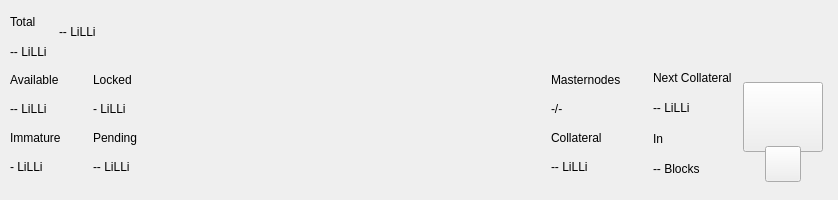
<?xml version="1.0" encoding="UTF-8"?>
<ui version="4.0">
 <class>TopBar</class>
 <widget class="QWidget" name="TopBar">
  <property name="geometry">
   <rect>
    <x>0</x>
    <y>0</y>
    <width>838</width>
    <height>200</height>
   </rect>
  </property>
  <property name="minimumSize">
   <size>
    <width>0</width>
    <height>200</height>
   </size>
  </property>
  <property name="maximumSize">
   <size>
    <width>16777215</width>
    <height>200</height>
   </size>
  </property>
  <property name="windowTitle">
   <string>Form</string>
  </property>
  <layout class="QVBoxLayout" name="verticalLayout_10" stretch="0">
   <property name="spacing">
    <number>0</number>
   </property>
   <property name="leftMargin">
    <number>0</number>
   </property>
   <property name="topMargin">
    <number>0</number>
   </property>
   <property name="rightMargin">
    <number>0</number>
   </property>
   <property name="bottomMargin">
    <number>0</number>
   </property>
   <item>
    <widget class="PFBorderImage" name="containerTop">
     <layout class="QVBoxLayout" name="verticalLayout_11">
      <property name="spacing">
       <number>0</number>
      </property>
      <property name="leftMargin">
       <number>0</number>
      </property>
      <property name="topMargin">
       <number>0</number>
      </property>
      <property name="rightMargin">
       <number>0</number>
      </property>
      <property name="bottomMargin">
       <number>0</number>
      </property>
      <item>
       <widget class="QWidget" name="top_container_2" native="true">
        <property name="minimumSize">
         <size>
          <width>0</width>
          <height>65</height>
         </size>
        </property>
        <layout class="QHBoxLayout" name="top_container">
         <property name="spacing">
          <number>0</number>
         </property>
         <property name="leftMargin">
          <number>10</number>
         </property>
         <property name="topMargin">
          <number>0</number>
         </property>
         <property name="rightMargin">
          <number>10</number>
         </property>
         <property name="bottomMargin">
          <number>0</number>
         </property>
         <item>
          <layout class="QHBoxLayout" name="horizontalLayout_4">
           <property name="spacing">
            <number>12</number>
           </property>
           <property name="rightMargin">
            <number>0</number>
           </property>
           <item>
            <widget class="QWidget" name="widgetAmount" native="true">
             <layout class="QVBoxLayout" name="verticalLayout_2">
              <property name="spacing">
               <number>2</number>
              </property>
              <property name="leftMargin">
               <number>0</number>
              </property>
              <property name="topMargin">
               <number>8</number>
              </property>
              <property name="rightMargin">
               <number>0</number>
              </property>
              <property name="bottomMargin">
               <number>0</number>
              </property>
              <item>
               <widget class="QLabel" name="labelTitle1">
                <property name="text">
                 <string>Total</string>
                </property>
               </widget>
              </item>
              <item>
               <widget class="QLabel" name="labelAmountPiv">
                <property name="text">
                 <string notr="true">-- LiLLi</string>
                </property>
               </widget>
              </item>
             </layout>
            </widget>
           </item>
           <item alignment="Qt::AlignVCenter">
            <widget class="QWidget" name="widgetTopAmount" native="true">
             <property name="sizePolicy">
              <sizepolicy hsizetype="Preferred" vsizetype="Maximum">
               <horstretch>0</horstretch>
               <verstretch>0</verstretch>
              </sizepolicy>
             </property>
             <layout class="QHBoxLayout" name="horizontalLayout_5">
              <property name="spacing">
               <number>0</number>
              </property>
              <property name="leftMargin">
               <number>0</number>
              </property>
              <property name="topMargin">
               <number>0</number>
              </property>
              <property name="rightMargin">
               <number>0</number>
              </property>
              <property name="bottomMargin">
               <number>0</number>
              </property>
              <item alignment="Qt::AlignTop">
               <widget class="QLabel" name="labelAmountTopPiv">
                <property name="minimumSize">
                 <size>
                  <width>0</width>
                  <height>36</height>
                 </size>
                </property>
                <property name="styleSheet">
                 <string notr="true">padding:0px;margin:0px;</string>
                </property>
                <property name="text">
                 <string notr="true">-- LiLLi</string>
                </property>
               </widget>
              </item>
             </layout>
            </widget>
           </item>
           <item>
            <spacer name="horizontalSpacer">
             <property name="orientation">
              <enum>Qt::Horizontal</enum>
             </property>
             <property name="sizeHint" stdset="0">
              <size>
               <width>40</width>
               <height>20</height>
              </size>
             </property>
            </spacer>
           </item>
           <item alignment="Qt::AlignRight">
            <widget class="QWidget" name="layoutSync" native="true">
             <property name="minimumSize">
              <size>
               <width>0</width>
               <height>36</height>
              </size>
             </property>
             <property name="maximumSize">
              <size>
               <width>16777215</width>
               <height>36</height>
              </size>
             </property>
             <layout class="QVBoxLayout" name="verticalLayout_9">
              <property name="leftMargin">
               <number>0</number>
              </property>
              <property name="topMargin">
               <number>0</number>
              </property>
              <property name="rightMargin">
               <number>0</number>
              </property>
              <property name="bottomMargin">
               <number>0</number>
              </property>
              <item>
               <widget class="ExpandableButton" name="pushButtonSync" native="true">
                <property name="minimumSize">
                 <size>
                  <width>36</width>
                  <height>36</height>
                 </size>
                </property>
                <property name="maximumSize">
                 <size>
                  <width>16777215</width>
                  <height>36</height>
                 </size>
                </property>
               </widget>
              </item>
             </layout>
            </widget>
           </item>
           <item>
            <widget class="ExpandableButton" name="pushButtonHDUpgrade" native="true">
             <property name="minimumSize">
              <size>
               <width>36</width>
               <height>36</height>
              </size>
             </property>
             <property name="maximumSize">
              <size>
               <width>16777215</width>
               <height>36</height>
              </size>
             </property>
            </widget>
           </item>
           <item>
            <widget class="ExpandableButton" name="pushButtonStack" native="true">
             <property name="minimumSize">
              <size>
               <width>36</width>
               <height>36</height>
              </size>
             </property>
             <property name="maximumSize">
              <size>
               <width>16777215</width>
               <height>36</height>
              </size>
             </property>
            </widget>
           </item>
           <item>
            <widget class="ExpandableButton" name="pushButtonConf" native="true">
             <property name="minimumSize">
              <size>
               <width>36</width>
               <height>36</height>
              </size>
             </property>
             <property name="maximumSize">
              <size>
               <width>16777215</width>
               <height>36</height>
              </size>
             </property>
            </widget>
           </item>
           <item>
            <widget class="ExpandableButton" name="pushButtonMasternodes" native="true">
             <property name="minimumSize">
              <size>
               <width>36</width>
               <height>36</height>
              </size>
             </property>
             <property name="maximumSize">
              <size>
               <width>16777215</width>
               <height>36</height>
              </size>
             </property>
            </widget>
           </item>
           <item>
            <widget class="ExpandableButton" name="pushButtonConsole" native="true">
             <property name="minimumSize">
              <size>
               <width>36</width>
               <height>36</height>
              </size>
             </property>
             <property name="maximumSize">
              <size>
               <width>16777215</width>
               <height>36</height>
              </size>
             </property>
            </widget>
           </item>
           <item>
            <widget class="ExpandableButton" name="pushButtonConnection" native="true">
             <property name="minimumSize">
              <size>
               <width>36</width>
               <height>36</height>
              </size>
             </property>
             <property name="maximumSize">
              <size>
               <width>16777215</width>
               <height>36</height>
              </size>
             </property>
            </widget>
           </item>
           <item>
            <widget class="ExpandableButton" name="pushButtonTor" native="true">
             <property name="minimumSize">
              <size>
               <width>36</width>
               <height>36</height>
              </size>
             </property>
             <property name="maximumSize">
              <size>
               <width>16777215</width>
               <height>36</height>
              </size>
             </property>
            </widget>
           </item>
           <item>
            <widget class="ExpandableButton" name="pushButtonLock" native="true">
             <property name="sizePolicy">
              <sizepolicy hsizetype="Expanding" vsizetype="Expanding">
               <horstretch>0</horstretch>
               <verstretch>0</verstretch>
              </sizepolicy>
             </property>
             <property name="minimumSize">
              <size>
               <width>36</width>
               <height>0</height>
              </size>
             </property>
             <property name="maximumSize">
              <size>
               <width>16777215</width>
               <height>36</height>
              </size>
             </property>
            </widget>
           </item>
           <item>
            <widget class="ExpandableButton" name="pushButtonTheme" native="true">
             <property name="minimumSize">
              <size>
               <width>36</width>
               <height>36</height>
              </size>
             </property>
             <property name="maximumSize">
              <size>
               <width>16777215</width>
               <height>36</height>
              </size>
             </property>
            </widget>
           </item>
           <item>
            <widget class="ExpandableButton" name="pushButtonFAQ" native="true">
             <property name="minimumSize">
              <size>
               <width>36</width>
               <height>36</height>
              </size>
             </property>
             <property name="maximumSize">
              <size>
               <width>16777215</width>
               <height>36</height>
              </size>
             </property>
            </widget>
           </item>
          </layout>
         </item>
        </layout>
       </widget>
      </item>
      <item>
       <widget class="QWidget" name="bottom_container" native="true">
        <property name="minimumSize">
         <size>
          <width>0</width>
          <height>135</height>
         </size>
        </property>
        <layout class="QHBoxLayout" name="botton_container">
         <property name="leftMargin">
          <number>10</number>
         </property>
         <property name="topMargin">
          <number>0</number>
         </property>
         <property name="rightMargin">
          <number>10</number>
         </property>
         <property name="bottomMargin">
          <number>10</number>
         </property>
         <item>
          <layout class="QHBoxLayout" name="horizontalLayout_3">
           <property name="spacing">
            <number>0</number>
           </property>
           <property name="bottomMargin">
            <number>9</number>
           </property>
           <item>
            <layout class="QVBoxLayout" name="verticalLayout_7">
             <property name="spacing">
              <number>0</number>
             </property>
             <property name="leftMargin">
              <number>0</number>
             </property>
             <property name="rightMargin">
              <number>0</number>
             </property>
             <item>
              <layout class="QHBoxLayout" name="horizontalLayout_2">
               <property name="spacing">
                <number>0</number>
               </property>
               <item>
                <layout class="QVBoxLayout" name="verticalLayout_6">
                 <item>
                  <widget class="QLabel" name="labelTitle5">
                   <property name="text">
                    <string>Available</string>
                   </property>
                  </widget>
                 </item>
                 <item>
                  <widget class="QLabel" name="labelAvailablePiv">
                   <property name="text">
                    <string>-- LiLLi</string>
                   </property>
                  </widget>
                 </item>
                 <item>
                  <widget class="QLabel" name="labelTitle4">
                   <property name="text">
                    <string>Immature</string>
                   </property>
                  </widget>
                 </item>
                 <item>
                  <widget class="QLabel" name="labelImmaturePiv">
                   <property name="text">
                    <string notr="true">- LiLLi</string>
                   </property>
                  </widget>
                 </item>
                </layout>
               </item>
               <item>
                <layout class="QVBoxLayout" name="verticalLayout_8">
                 <property name="leftMargin">
                  <number>32</number>
                 </property>
                 <item>
                  <widget class="QLabel" name="labelTitle6">
                   <property name="text">
                    <string>Locked</string>
                   </property>
                  </widget>
                 </item>
                 <item>
                  <widget class="QLabel" name="labelLockedPiv">
                   <property name="text">
                    <string>- LiLLi</string>
                   </property>
                  </widget>
                 </item>
                 <item>
                  <widget class="QLabel" name="labelTitle3">
                   <property name="text">
                    <string>Pending</string>
                   </property>
                  </widget>
                 </item>
                 <item>
                  <widget class="QLabel" name="labelPendingPiv">
                   <property name="text">
                    <string notr="true">-- LiLLi</string>
                   </property>
                  </widget>
                 </item>
                </layout>
               </item>
              </layout>
             </item>
            </layout>
           </item>
          </layout>
         </item>
         <item>
          <spacer name="horizontalSpacer_2">
           <property name="orientation">
            <enum>Qt::Horizontal</enum>
           </property>
           <property name="sizeHint" stdset="0">
            <size>
             <width>40</width>
             <height>20</height>
            </size>
           </property>
          </spacer>
         </item>
         <item>
          <layout class="QHBoxLayout" name="horizontalLayout_6">
           <property name="spacing">
            <number>0</number>
           </property>
           <property name="rightMargin">
            <number>0</number>
           </property>
           <property name="bottomMargin">
            <number>9</number>
           </property>
           <item>
            <layout class="QVBoxLayout" name="verticalLayout_5">
             <item>
              <widget class="QLabel" name="labelMasternodesTitle">
               <property name="text">
                <string>Masternodes</string>
               </property>
              </widget>
             </item>
             <item>
              <widget class="QLabel" name="labelMasternodeCount">
               <property name="text">
                <string>-/-</string>
               </property>
              </widget>
             </item>
             <item>
              <widget class="QLabel" name="labelTitle8">
               <property name="text">
                <string>Collateral</string>
               </property>
              </widget>
             </item>
             <item>
              <widget class="QLabel" name="labelCollateralPiv">
               <property name="text">
                <string notr="true">-- LiLLi</string>
               </property>
              </widget>
             </item>
            </layout>
           </item>
           <item>
            <widget class="QWidget" name="widgetNextCollateral" native="true">
             <layout class="QVBoxLayout" name="verticalLayout_12">
              <property name="leftMargin">
               <number>32</number>
              </property>
              <property name="topMargin">
               <number>0</number>
              </property>
              <property name="rightMargin">
               <number>0</number>
              </property>
              <property name="bottomMargin">
               <number>0</number>
              </property>
              <item>
               <widget class="QLabel" name="labelNextMasternodesTitle">
                <property name="text">
                 <string>Next Collateral</string>
                </property>
               </widget>
              </item>
              <item>
               <widget class="QLabel" name="labelNextCollateralValue">
                <property name="text">
                 <string>-- LiLLi</string>
                </property>
               </widget>
              </item>
              <item>
               <widget class="QLabel" name="labelTitle9">
                <property name="text">
                 <string>In</string>
                </property>
               </widget>
              </item>
              <item>
               <widget class="QLabel" name="labelNextCollateralBlocks">
                <property name="text">
                 <string notr="true">-- Blocks</string>
                </property>
               </widget>
              </item>
             </layout>
            </widget>
           </item>
          </layout>
         </item>
         <item>
          <widget class="QWidget" name="qrContainer" native="true">
           <property name="sizePolicy">
            <sizepolicy hsizetype="Preferred" vsizetype="Minimum">
             <horstretch>0</horstretch>
             <verstretch>0</verstretch>
            </sizepolicy>
           </property>
           <property name="minimumSize">
            <size>
             <width>90</width>
             <height>110</height>
            </size>
           </property>
           <property name="maximumSize">
            <size>
             <width>90</width>
             <height>110</height>
            </size>
           </property>
           <layout class="QVBoxLayout" name="containerQR">
            <property name="spacing">
             <number>0</number>
            </property>
            <property name="leftMargin">
             <number>5</number>
            </property>
            <property name="topMargin">
             <number>10</number>
            </property>
            <property name="rightMargin">
             <number>5</number>
            </property>
            <property name="bottomMargin">
             <number>0</number>
            </property>
            <item>
             <widget class="QPushButton" name="btnQr">
              <property name="minimumSize">
               <size>
                <width>70</width>
                <height>70</height>
               </size>
              </property>
              <property name="maximumSize">
               <size>
                <width>16777215</width>
                <height>70</height>
               </size>
              </property>
              <property name="focusPolicy">
               <enum>Qt::NoFocus</enum>
              </property>
              <property name="text">
               <string/>
              </property>
              <property name="iconSize">
               <size>
                <width>70</width>
                <height>70</height>
               </size>
              </property>
             </widget>
            </item>
            <item>
             <spacer name="verticalSpacer">
              <property name="orientation">
               <enum>Qt::Vertical</enum>
              </property>
              <property name="sizeType">
               <enum>QSizePolicy::Fixed</enum>
              </property>
              <property name="sizeHint" stdset="0">
               <size>
                <width>20</width>
                <height>20</height>
               </size>
              </property>
             </spacer>
            </item>
            <item alignment="Qt::AlignHCenter|Qt::AlignBottom">
             <widget class="QPushButton" name="pushButtonQR">
              <property name="minimumSize">
               <size>
                <width>36</width>
                <height>36</height>
               </size>
              </property>
              <property name="maximumSize">
               <size>
                <width>36</width>
                <height>36</height>
               </size>
              </property>
              <property name="focusPolicy">
               <enum>Qt::NoFocus</enum>
              </property>
              <property name="text">
               <string/>
              </property>
             </widget>
            </item>
           </layout>
          </widget>
         </item>
        </layout>
       </widget>
      </item>
     </layout>
    </widget>
   </item>
  </layout>
 </widget>
 <customwidgets>
  <customwidget>
   <class>ExpandableButton</class>
   <extends>QWidget</extends>
   <header>qt/pivx/expandablebutton.h</header>
   <container>1</container>
  </customwidget>
  <customwidget>
   <class>PFBorderImage</class>
   <extends>QFrame</extends>
   <header>qt/pivx/pfborderimage.h</header>
   <container>1</container>
  </customwidget>
 </customwidgets>
 <resources/>
 <connections/>
</ui>
